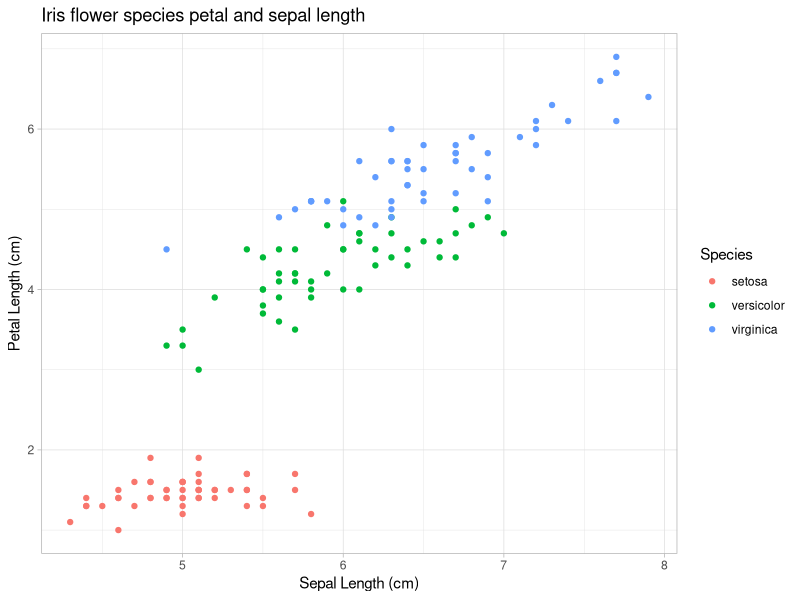

Write the R code that produced this figure.
## ---- chunk 1
#load librarys used at start and together
library(ggplot2)
library(dplyr)
library(kableExtra)
## ---- chunk 2
#load dataset and show first few lines
data(iris)
#table to show data
kable(head(iris),align = "c",
      caption = "First few lines of Iris dataset")|>
  kable_styling(latex_options = c("striped"))
## ---- chunk 3
#plot data
ggplot(iris)+
  #scatter plot using geom point
  geom_point(aes(x=Sepal.Length,y=Petal.Length,colour=Species))+
  #add labels
  labs(
    title ="Iris flower species petal and sepal length ",
    y='Petal Length (cm)',
    x='Sepal Length (cm)',
  )+
  #add a theme for aesthetic
  theme_light()
